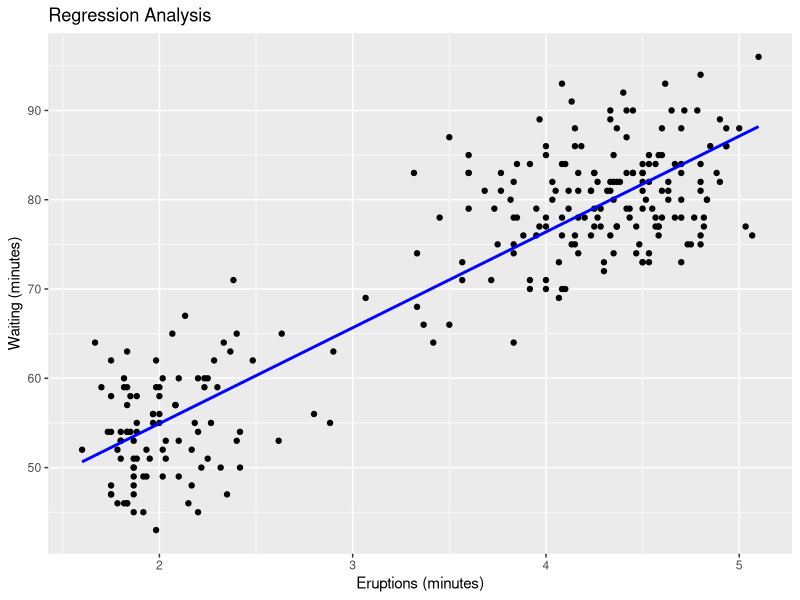

Recreate this plot in R.

library(ggplot2)

data(faithful)
model <- lm(waiting ~ eruptions, data = faithful)
summary(model)

r_squared <- summary(model)$r.squared
cat("R-squared:", round(r_squared, 4), "\n")

ggplot(faithful, aes(x = eruptions, y = waiting)) +
  geom_point() +
  geom_smooth(method = "lm", se = FALSE, color = "blue") +
  labs(x = "Eruptions (minutes)", y = "Waiting (minutes)", title = "Regression Analysis")


